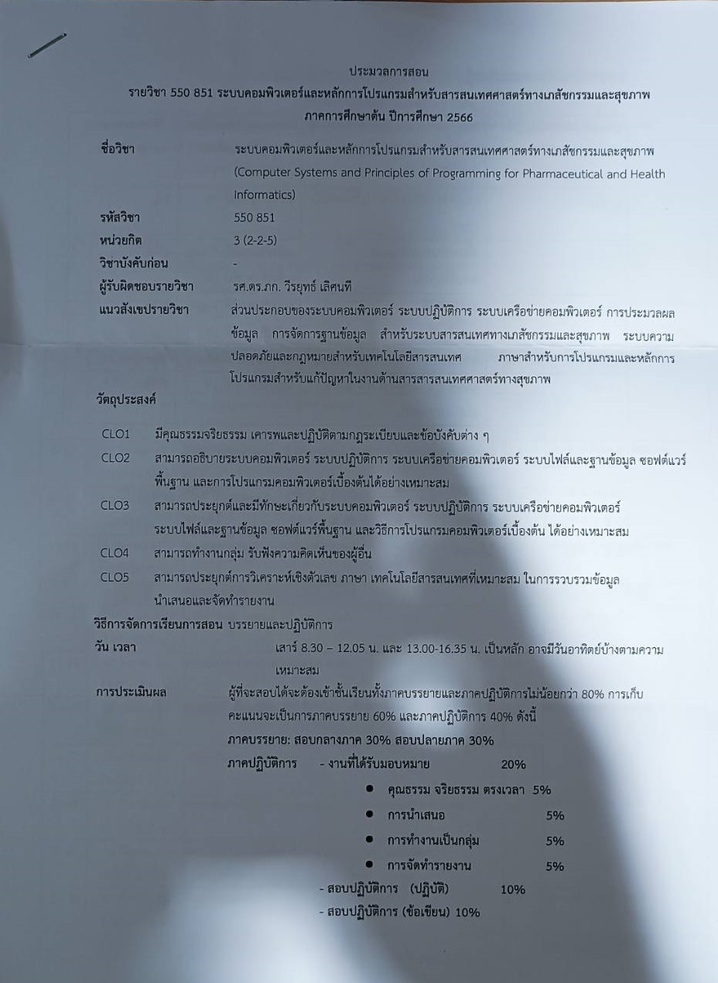
#> input picture Homework/images/document.jpg, 718 x 983 px, shrunk from 928 x 1271 before the run
$ jupyter execute HW2.ipynb
#> lines starting #> are read from the running program, lines starting #| are printed output that depends on the picture
[cell 1]
import cv2
import numpy as np
import matplotlib.pyplot as plt

[cell 2]
def imshow(img):
    plt.axis('off')
    plt.imshow(img, cmap='gray')

[cell 3]
def cv2_show(caption, im):
    cv2.imshow(caption,im)
    cv2.waitKey(0)
    cv2.destroyAllWindows()

[cell 4]
def hist_img_v0(f):
    m, n = f.shape
    h = [0.0] * 256
    for i in range(m):
        for j in range(n):
            h[f[i, j]]+=1
    return np.array(h, dtype='uint16')

[cell 5]
def otsu(hist):
    tot = np.sum(hist)
    prob = hist/tot
    coef_max = -1
    thr = -1
    for t in range(1,255):
        w0 = np.sum(prob[:t]) + 0.00000001
        w1 = np.sum(prob[t:]) + 0.00000001
        i0 = np.array([i for i in range(t)])
        i1 = np.array([i for i in range(t,256)])
        u0 = np.sum(i0*prob[:t])/w0
        u1 = np.sum(i1*prob[t:])/w1

        coef = (w0*w1)*np.power(u0-u1,2)
        if  coef > coef_max:
            coef_max = coef
            thr = t
    return thr

[cell 6]
def intermean(hist, t):
    tot = np.sum(hist)
    prob = hist/tot
    w0 = np.sum(prob[:t+1]) + 0.0000001
    #w1 = np.sum(prob[t+1:])
    w1 = (1 - w0) + 0.0000001
    i0 = np.array([i for i in range(0,t+1)])
    i1 = np.array([i for i in range(t+1, 256)])
    u0 = np.sum(i0*prob[:t+1])/w0
    u1 = np.sum(i1*prob[t+1:])/w1
    if u0 == 0.0:
        thr = u1
    elif u1 == 0.0:
        thr = u0
    else:
        thr = (u0+u1)/2
    return thr.astype(np.uint8)

[cell 7]
def gamma_correction(img, gamma):
    img = img.astype(np.float64)/np.amax(img)
    gamma_img = img**gamma
    return np.array(255*gamma_img, dtype = 'uint8')

[cell 8]
img = cv2.imread('./images/document.jpg', 0)
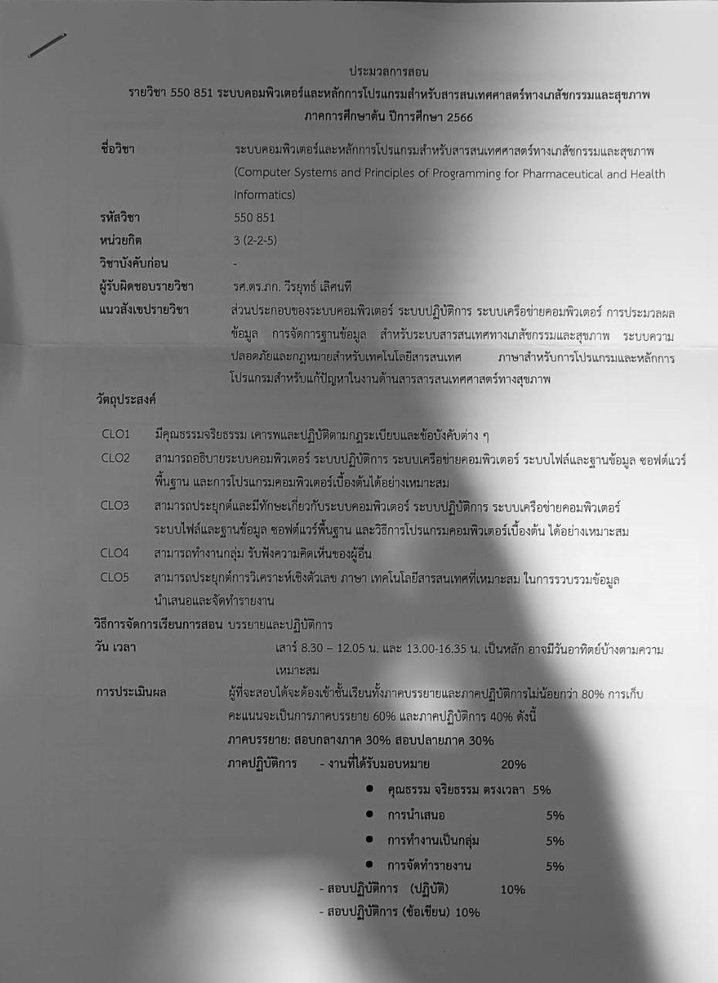
#> img: shape (983, 718); min 0, max 255, mean 140.3
imshow(img)

[cell 9]
gamma = gamma_correction(img, 0.43)
#> in gamma_correction, `gamma_img = img**gamma`:
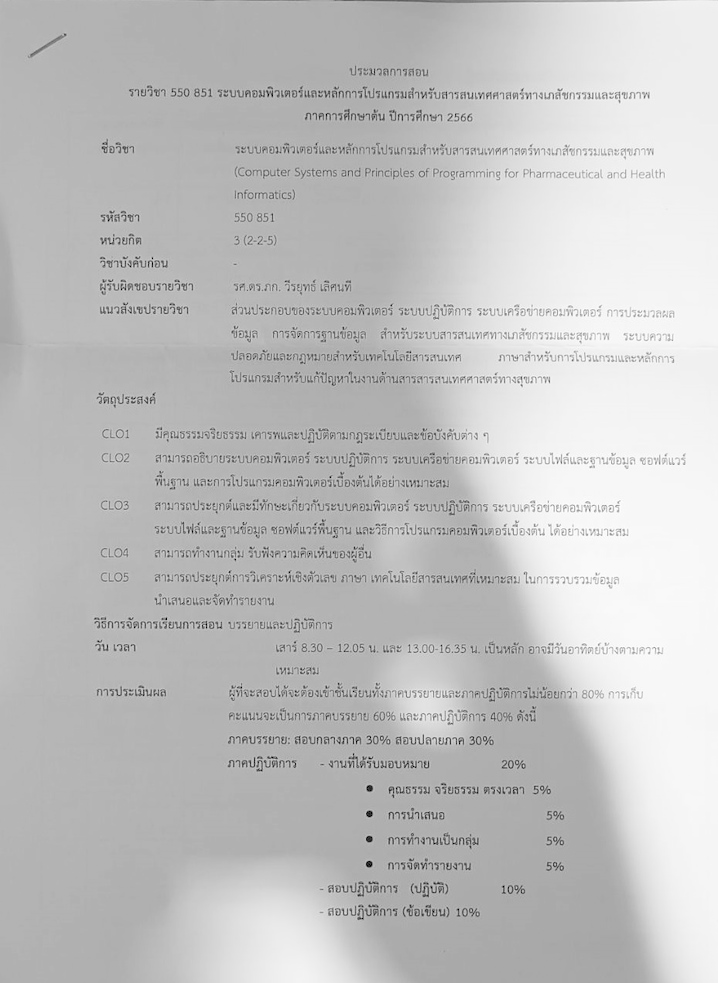
#> gamma_img: shape (983, 718) float64; min 0, max 1, mean 0.762
imshow(gamma)

[cell 10]
hist = hist_img_v0(img)
#> hist = 256 values, max 29497 at index 113, min 19 at index 1, mean 2757
plt.plot(hist)
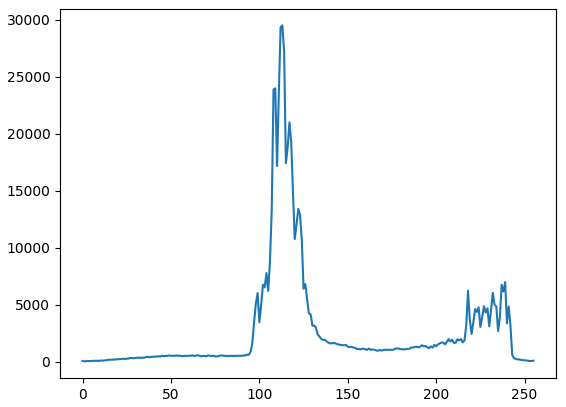
#> figure drawn by matplotlib, 1 panel; curve peaks at x = 113, y = 29497

## intermean

[cell 11]
t0 = 10
tol = 1
flag = True
T = []
T.append(t0)
while(flag):
    t1 = intermean(hist, t0)
    T.append(t1)
    if abs(t1-t0) <= tol :
        flag = False
    else:
        t0 = t1
#> this loop made 9 passes
#> (w0 in intermean, w1 in intermean, u0 in intermean, u1 in intermean, thr in intermean, t1, t0) on passes 1 to 8: (0.00092, 0.999, 5.75, 140.4, 73.09, 73, 73), (0.0358, 0.964, 46.82, 143.8, 95.3, 95, 95), (0.0523, 0.948, 58.91, 144.8, 101.9, 101, 101), (0.0871, 0.913, 74.85, 146.6, 110.7, 110, 110), (0.249, 0.751, 95.87, 155.1, 125.5, 125, 125), (0.627, 0.373, 108.3, 194.2, 151.3, 151, 151), (0.715, 0.285, 111.5, 212.3, 161.9, 161, 161), (0.731, 0.269, 112.5, 215.7, 164.1, 164, 164)
#> (w0 in intermean, w1 in intermean, u0 in intermean, u1 in intermean, thr in intermean, t1) on pass 9: (0.735, 0.265, 112.9, 216.6, 164.8, 164)
#> after the loop, T = [10, 73, 95, 101, 110, 125, 151, 161, 164, 164]
thr = T[-1]
#> thr = 164
print(T, thr)
#| [10, 73, 95, 101, 110, 125, 151, 161, 164, 164] 164

[cell 12]
out_intermean = np.zeros_like(img)
out_intermean[gamma > thr] = 255
out_intermean[gamma <= thr] = 0
result_intermean = cv2.hconcat([img, out_intermean])
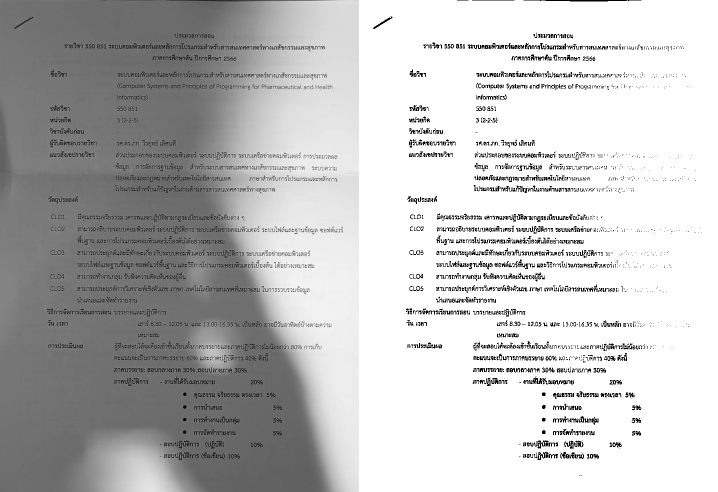
#> result_intermean: shape (983, 1436) (shown at 1/2 size); min 0, max 255, mean 191.4
imshow(result_intermean)
plt.savefig('./outs/hw2_intermean.png')

## otsu

[cell 13]
thr = otsu(hist)
#> in otsu, `tot = np.sum(hist)`: tot = 705794
#> in otsu, `prob = hist/tot`: prob = 256 values, max 0.0418 at index 113, min 2.69e-05 at index 1, mean 0.00391
#> the loop in otsu, `for t in range(1,255):` made 254 passes
#> (w0, w1, u0, u1, coef, coef_max) on passes 1 to 12: (8.22e-05, 1, 0, 140.3, 1.62, 1.62), (0.000109, 1, 0.247, 140.3, 2.14, 2.14), (0.000169, 1, 0.865, 140.3, 3.28, 3.28), (0.000252, 1, 1.57, 140.3, 4.86, 4.86), (0.000315, 1, 2.05, 140.4, 6.01, 6.01), (0.000397, 1, 2.66, 140.4, 7.52, 7.52), (0.000497, 1, 3.34, 140.4, 9.34, 9.34), (0.000591, 0.999, 3.92, 140.4, 11, 11), (0.000707, 0.999, 4.59, 140.4, 13.03, 13.03), (0.000788, 0.999, 5.04, 140.4, 14.43, 14.43), (0.00092, 0.999, 5.75, 140.4, 16.66, 16.66), (0.00104, 0.999, 6.37, 140.5, 18.73, 18.73)
#> after the loop in otsu, `for t in range(1,255):`: coef_max = 2095.8; thr = 165
#> thr = 165
print(thr)
#| 165

[cell 14]
out_otsu = np.zeros_like(img)
out_otsu[gamma > thr] = 255
out_otsu[gamma <= thr] = 0
result_otsu = cv2.hconcat([img, out_otsu])
imshow(result_otsu)
plt.savefig('./outs/hw2_otsu.png')
